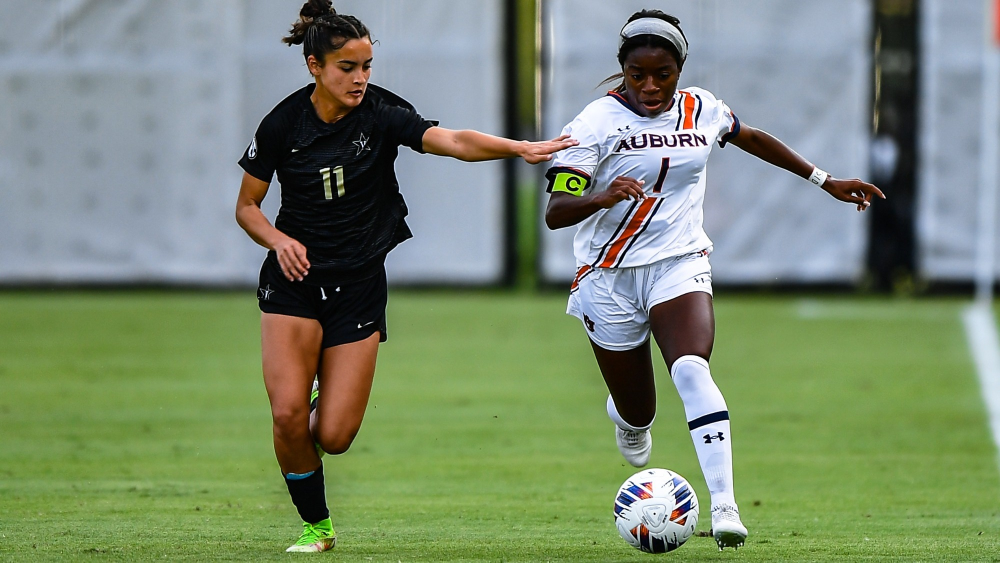
#> input picture week03_01/soccer.jpg, 2000 x 1125 px (shown at 1/2 size)
$ python '7번.py'
#> lines starting #> are read from the running program, lines starting #| are printed output that depends on the picture; after the words box and inside, x2 and y2 are one past the last pixel; in counts of white or black regions, pixels touching at a corner belong together
import cv2 as cv
import numpy as np

img=cv.imread('soccer.jpg')
#> img is the input picture: shape (1125, 2000, 3); mean B, G, R 112.3, 138, 122
img=cv.resize(img,dsize=(0,0), fx=0.4,fy=0.4)
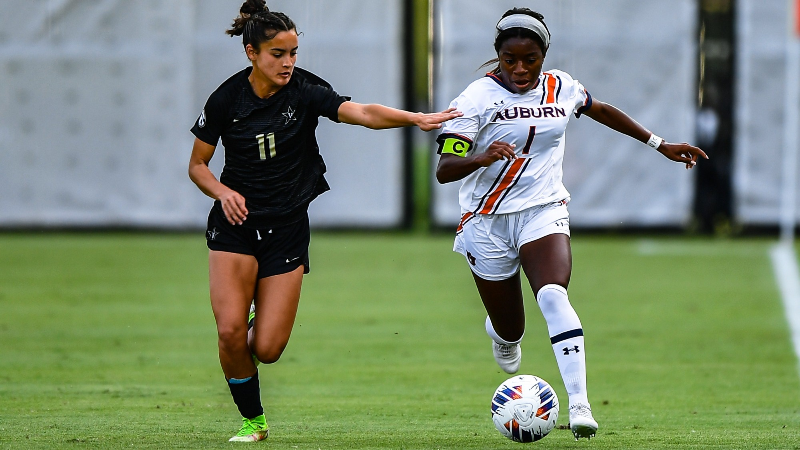
#> img: shape (450, 800, 3); mean B, G, R 112.3, 138, 121.9
gray= cv.cvtColor(img,cv.COLOR_BGR2GRAY)
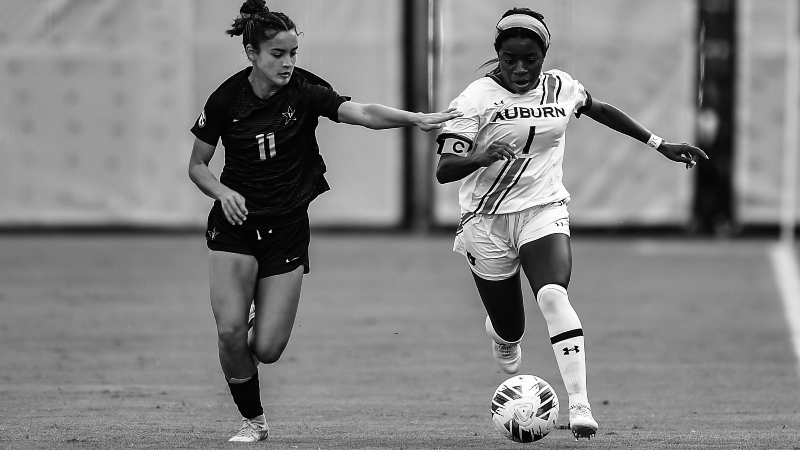
#> gray: shape (450, 800); min 0, max 255, mean 130.2
cv.putText(gray,'soccer',(10,20),cv.FONT_HERSHEY_SIMPLEX,0.7,(255,255,255),2)
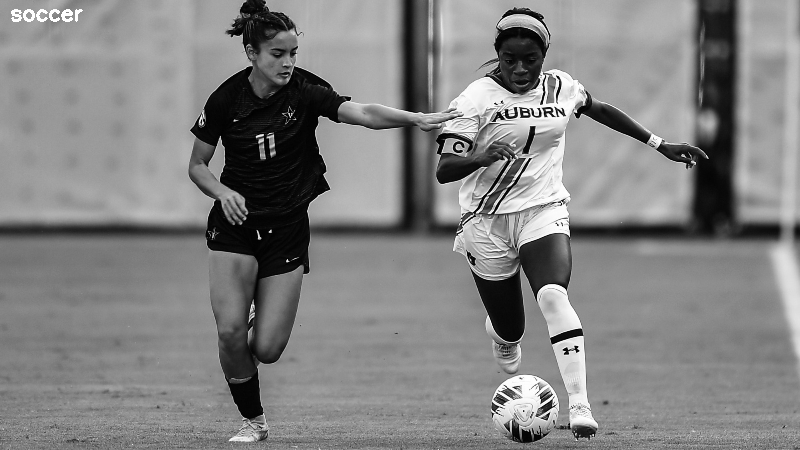
#> gray: shape (450, 800); 0.14% of pixels changed, all inside (x1, y1, x2, y2) = (11, 9, 83, 22)
# cv.imshow('Original',gray)

smooth=np.hstack((cv.GaussianBlur(gray,(5,5),0.0),cv.GaussianBlur(gray,(9,9),0.0),cv.GaussianBlur(gray,(15,15),0.0)))
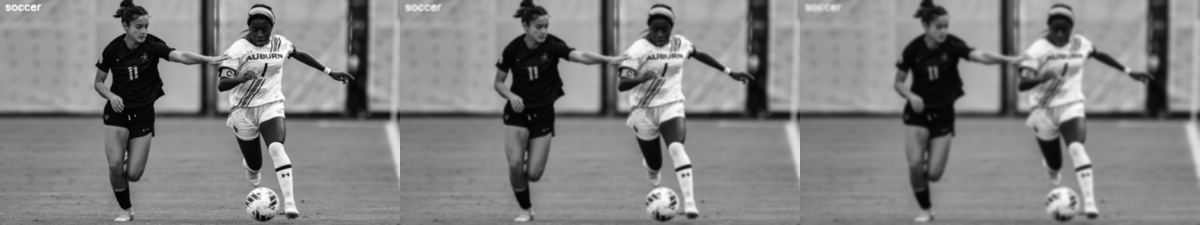
#> smooth: shape (450, 2400) (shown at 1/2 size); min 1, max 254, mean 130.4
Md_smooth=np.hstack((cv.medianBlur(gray,5),cv.medianBlur(gray,9),cv.medianBlur(gray,15)))
cv.imshow('Smooth',smooth)
cv.imshow('median_smoth',Md_smooth)
femboss=np.array([[-1.0, 0.0, 0.0],[0.0, 0.0, 0.0],[0.0, 0.0, 1.0]])

gray16=np.int16(gray)


cv.waitKey()
cv.destroyAllWindows()

$ run again, with week03_01/rose.png saved as week03_01/soccer.jpg
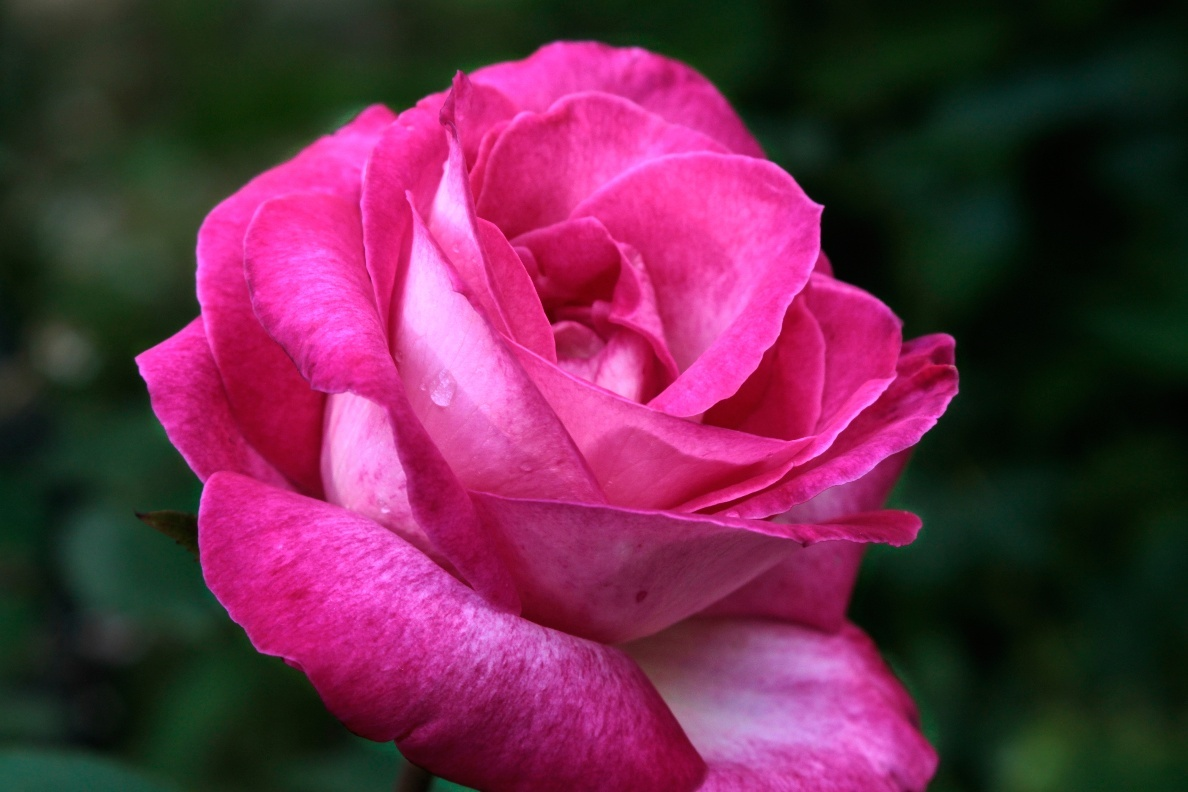
#> input picture week03_01/rose.png, 1188 x 792 px
#> img is the input picture: shape (792, 1188, 3); mean B, G, R 74.2, 43.7, 103.7
#> img: shape (317, 475, 3)
#> `cv.putText(gray,'soccer',(10,20),cv.FONT_HERSHEY_SIMPLEX,0.7,(255,255,..`:
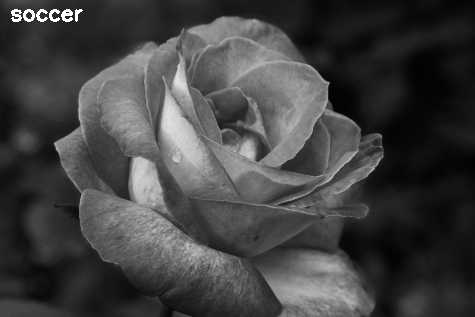
#> gray: shape (317, 475); min 1, max 255, mean 65.8
#> `smooth=np.hstack((cv.GaussianBlur(gray,(5,5),0.0),cv.GaussianBlur(gray..`:
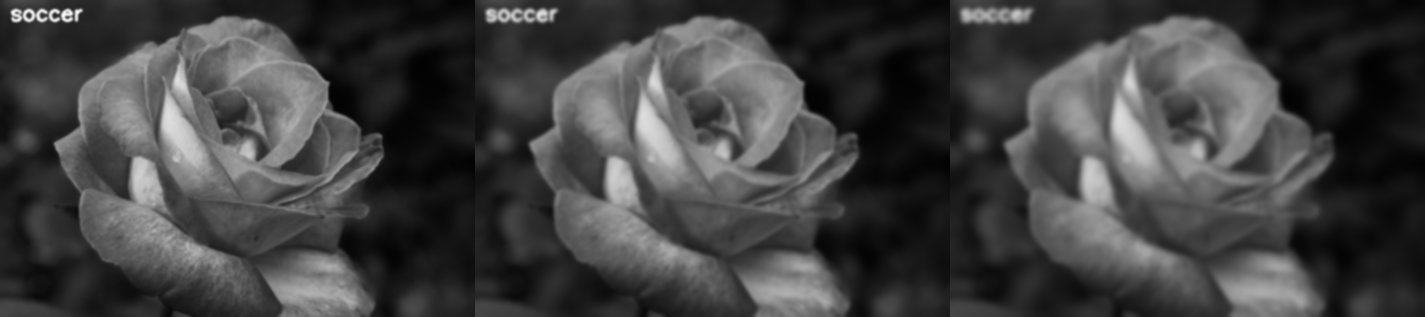
#> smooth: shape (317, 1425); min 2, max 251, mean 65.8
